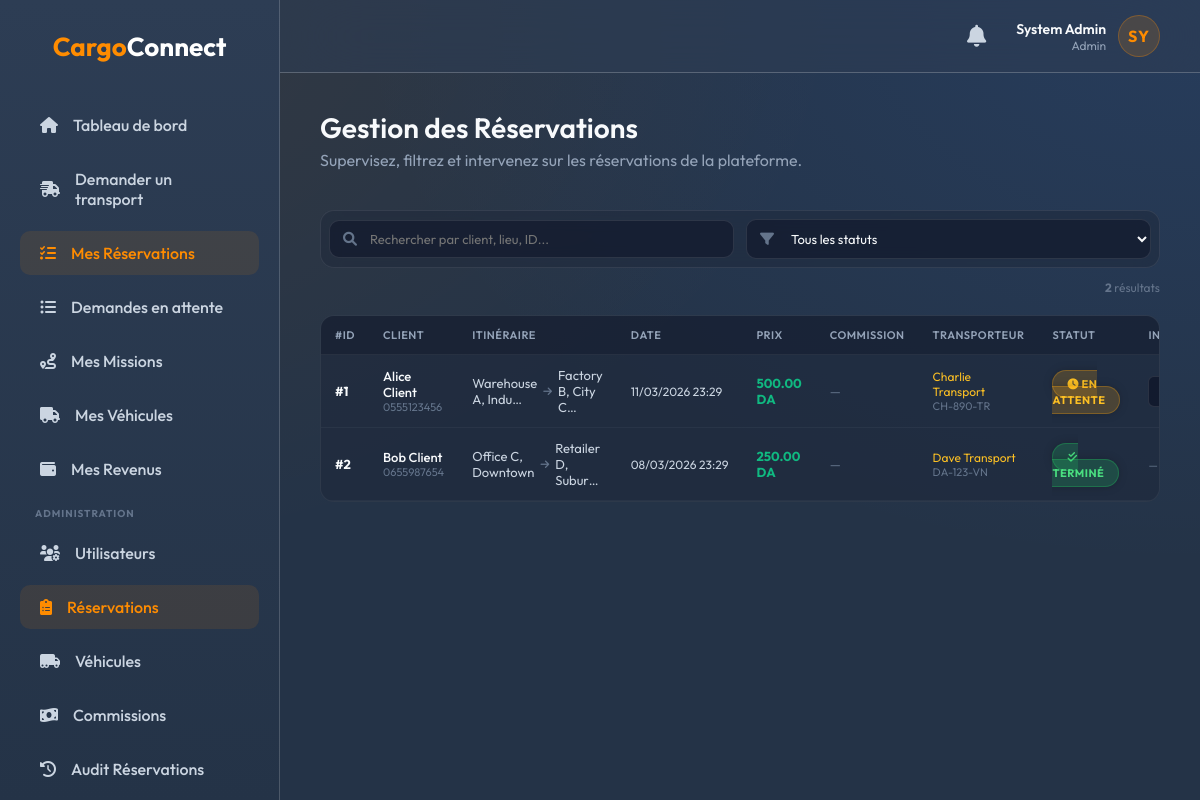
Screenshot of /admin/reservations.php (signed in) with the database file from the repository.
### tables this page shows
CREATE TABLE IF NOT EXISTS reservations (
    id INT UNSIGNED AUTO_INCREMENT PRIMARY KEY,
    client_id INT UNSIGNED NOT NULL,
    vehicle_id INT UNSIGNED DEFAULT NULL,
    pickup_location VARCHAR(255) NOT NULL,
    destination VARCHAR(255) NOT NULL,
    cargo_type VARCHAR(100) NOT NULL,
    volume DECIMAL(8,2) COMMENT 'Volume in cubic meters',
    weight DECIMAL(8,2) COMMENT 'Weight in kg',
    reservation_date DATETIME NOT NULL,
    price DECIMAL(10,2) NULL,
    price_type ENUM('fixed', 'negotiable') DEFAULT 'fixed',
    transporter_proposed_price DECIMAL(10,2) NULL,
    platform_commission DECIMAL(10,2) DEFAULT 0,
    is_commission_paid TINYINT(1) DEFAULT 0,
    status ENUM('pending', 'negotiation', 'accepted', 'in_progress', 'completed', 'cancelled') NOT NULL DEFAULT 'pending',
    created_at TIMESTAMP DEFAULT CURRENT_TIMESTAMP,
    FOREIGN KEY (client_id) REFERENCES users(id) ON DELETE CASCADE,
    FOREIGN KEY (vehicle_id) REFERENCES vehicles(id) ON DELETE SET NULL,
    INDEX idx_reservation_client (client_id),
    INDEX idx_reservation_vehicle (vehicle_id),
    INDEX idx_reservation_status (status),
    INDEX idx_reservation_date (reservation_date),
    INDEX idx_reservation_status_date (status, reservation_date)
);

CREATE TABLE IF NOT EXISTS users (
    id INT UNSIGNED AUTO_INCREMENT PRIMARY KEY,
    name VARCHAR(100) NOT NULL,
    email VARCHAR(150) NOT NULL UNIQUE,
    password_hash VARCHAR(255) NOT NULL,
    phone VARCHAR(20) UNIQUE,
    role ENUM('client', 'transporter', 'admin') NOT NULL DEFAULT 'client',
    status ENUM('active', 'suspended', 'pending') NOT NULL DEFAULT 'active',
    id_card_url VARCHAR(255) NULL,
    id_is_verified TINYINT(1) DEFAULT 0,
    region VARCHAR(255) NULL DEFAULT 'Algérie',
    contract_signed TINYINT(1) DEFAULT 0,
    contract_signed_at DATETIME NULL,
    has_accepted_contract TINYINT(1) DEFAULT 0,
    created_at TIMESTAMP DEFAULT CURRENT_TIMESTAMP,
    updated_at TIMESTAMP DEFAULT CURRENT_TIMESTAMP ON UPDATE CURRENT_TIMESTAMP,
    last_login DATETIME NULL,
    remember_token VARCHAR(255) NULL,
    INDEX idx_user_email (email),
    INDEX idx_user_role (role)
);

CREATE TABLE IF NOT EXISTS vehicles (
    id INT UNSIGNED AUTO_INCREMENT PRIMARY KEY,
    owner_id INT UNSIGNED NOT NULL,
    vehicle_type VARCHAR(50) NOT NULL,
    capacity DECIMAL(8,2) NOT NULL COMMENT 'Capacity in cubic meters/tons',
    plate_number VARCHAR(20) NOT NULL UNIQUE,
    status ENUM('active', 'inactive') NOT NULL DEFAULT 'active',
    is_activation_requested TINYINT(1) DEFAULT 0, 
    deactivated_by_admin TINYINT(1) DEFAULT 0,
    created_at TIMESTAMP DEFAULT CURRENT_TIMESTAMP,
    updated_at TIMESTAMP DEFAULT CURRENT_TIMESTAMP ON UPDATE CURRENT_TIMESTAMP,
    FOREIGN KEY (owner_id) REFERENCES users(id) ON DELETE CASCADE,
    INDEX idx_vehicle_owner (owner_id)
);

### functions/admin/reservations.php (called while the page is built, shortened)
<?php
function getAllReservations($pdo, $filters = []) {
    $where = [];
    $params = [];
    $sql = "SELECT r.*, c.name as client_name, c.phone as client_phone,
            t.name as transporter_name, t.phone as transporter_phone,
            v.vehicle_type, v.plate_number
            FROM reservations r
            JOIN users c ON r.client_id = c.id
            LEFT JOIN vehicles v ON r.vehicle_id = v.id
            LEFT JOIN users t ON v.owner_id = t.id";
    $sql .= " ORDER BY r.created_at DESC";
    $stmt = $pdo->prepare($sql);
    $stmt->execute($params);
    return $stmt->fetchAll(PDO::FETCH_ASSOC);
}

### functions/admin/utils.php (called while the page is built)
<?php
function translateStatus($status) {
    $translations = [
        'active'      => 'Actif',
        'pending'     => 'En attente',
        'suspended'   => 'Suspendu',
        'cancelled'   => 'Annulé',
        'rejected'    => 'Refusé',
        'accepted'    => 'Accepté',
        'in_progress' => 'En cours',
        'completed'   => 'Terminé',
        'negotiation' => 'En négociation',
        'unread'      => 'Non lu',
        'read'        => 'Lu',
        'verified'    => 'Vérifié',
        'unverified'  => 'Non vérifié'
    ];
    return $translations[strtolower($status)] ?? ucfirst($status);
}
function getStatusBadgeClass($status) {
    return match(strtolower($status)) {
        'active', 'completed', 'verified', 'accepted' => 'status-completed',
        'pending', 'negotiation', 'unread' => 'status-pending',
        'suspended', 'cancelled', 'rejected', 'unverified' => 'status-cancelled',
        'in_progress' => 'status-in_progress',
        default => ''
    };
}

### admin/reservations.php (the view, shortened to what this page needs)
<?php
$db = new Database();
$pdo = $db->getConnection();
$filters = [
    'status' => $_GET['status'] ?? '',
    'search' => $_GET['search'] ?? '',
];
$reservations = getAllReservations($pdo, $filters);
function getStatusBadgeAdmin($status) {
    return [
        'class' => getStatusBadgeClass($status),
        'label' => translateStatus($status),
        'icon' => match($status) {
            'pending' => 'fa-clock',
            'negotiation' => 'fa-handshake',
            'accepted' => 'fa-check',
            'in_progress' => 'fa-truck',
            'completed' => 'fa-check-double',
            'cancelled' => 'fa-ban',
            'rejected' => 'fa-times',
            default => 'fa-question',
        }
    ];
}
?>
<!DOCTYPE html>
<html lang="fr">
<head>
    <link href="https://cdnjs.cloudflare.com/ajax/libs/font-awesome/6.0.0/css/all.min.css" rel="stylesheet">
    <link rel="stylesheet" href="<?php echo CSS_URL; ?>style.css">
    <link rel="stylesheet" href="<?php echo CSS_URL; ?>dashboard.css">
</head>
<body>
<div class="dashboard-layout">
    <?php include INC_PATH . 'sidebar.php'; ?>
    <main class="main-content">
        <?php include INC_PATH . 'topbar.php'; ?>
        <div class="page-header">
            <div>
                <h1>Gestion des Réservations</h1>
                <p style="color: #94a3b8; margin-top: 5px;">Supervisez, filtrez et intervenez sur les réservations de la plateforme.</p>
            </div>
        </div>
        <div class="filter-wrapper">
            <form method="GET" class="premium-filter" id="filterForm">
                <div class="filter-group">
                    <div class="filter-input-wrap">
                        <i class="fas fa-search"></i>
                        <input type="text" name="search" placeholder="Rechercher par client, lieu, ID..." value="<?php echo htmlspecialchars($filters['search']); ?>" onchange="this.form.submit()">
                    </div>
                    <div class="filter-select-wrap">
                        <i class="fas fa-filter"></i>
                        <select name="status" onchange="this.form.submit()">
                            <option value="">Tous les statuts</option>
                        </select>
                    </div>
                </div>
                <div class="filter-tags">
                    <span class="filter-count"><strong><?php echo count($reservations); ?></strong> résultats</span>
                </div>
            </form>
        </div>
        <div class="table-container">
            <table class="res-table">
                <thead>
                    <tr>
                        <th>#ID</th>
                        <th>Client</th>
                        <th>Itinéraire</th>
                        <th>Date</th>
                        <th>Prix</th>
                        <th>Commission</th>
                        <th>Transporteur</th>
                        <th>Statut</th>
                        <th>Intervention</th>
                    </tr>
                </thead>
                <tbody>
                    <?php if (empty($reservations)): ?>
                        <tr><td colspan="9" style="text-align:center; padding:40px; color:#64748b;">Aucune réservation trouvée.</td></tr>
                    <?php else: ?>
                        <?php foreach ($reservations as $res):
                            $badge = getStatusBadgeAdmin($res['status']);
                        ?>
                        <tr>
                            <td><strong style="color:#f8fafc;">#<?php echo $res['id']; ?></strong></td>
                            <td>
                                <div style="font-weight:500; color:#f8fafc;"><?php echo htmlspecialchars($res['client_name']); ?></div>
                                <div style="font-size:11px; color:#64748b;"><?php echo htmlspecialchars($res['client_phone']); ?></div>
                            </td>
                            <td>
                                <div class="route-cell">
                                    <span><?php echo htmlspecialchars(mb_strimwidth($res['pickup_location'], 0, 18, '…')); ?></span>
                                    <i class="fas fa-arrow-right"></i>
                                    <span><?php echo htmlspecialchars(mb_strimwidth($res['destination'], 0, 18, '…')); ?></span>
                                </div>
                            </td>
                            <td style="font-size:12px; white-space:nowrap;"><?php echo date('d/m/Y H:i', strtotime($res['reservation_date'])); ?></td>
                            <td>
                                <?php if ($res['price'] > 0): ?>
                                    <strong style="color:#10b981;"><?php echo number_format($res['price'], 2); ?> DA</strong>
                                <?php else: ?>
                                    <span style="color:#64748b; font-style:italic;">—</span>
                                <?php endif; ?>
                            </td>
                            <td>
                                <?php if ($res['status'] === 'completed' && $res['platform_commission'] > 0): ?>
                                    <div style="font-size:12px; color:#ef4444; font-weight:600;"><?php echo number_format($res['platform_commission'], 2); ?> DA</div>
                                    <span class="commission-tag <?php echo $res['is_commission_paid'] ? 'commission-paid' : 'commission-unpaid'; ?>">
                                        <?php echo $res['is_commission_paid'] ? 'Payé' : 'Impayé'; ?>
                                    </span>
                                <?php else: ?>
                                    <span style="color:#64748b;">—</span>
                                <?php endif; ?>
                            </td>
                            <td>
                                <?php if ($res['transporter_name']): ?>
                                    <div style="font-size:12px; color:#fbbf24;"><?php echo htmlspecialchars($res['transporter_name']); ?></div>
                                    <div style="font-size:11px; color:#64748b;"><?php echo htmlspecialchars($res['plate_number'] ?? ''); ?></div>
                                <?php else: ?>
                                    <span style="color:#64748b; font-size:12px;">Non assigné</span>
                                <?php endif; ?>
                            </td>
                            <td>
                                <span class="status-badge <?php echo $badge['class']; ?>" style="font-size:11px;">
                                    <i class="fas <?php echo $badge['icon']; ?>"></i> <?php echo $badge['label']; ?>
                                </span>
                            </td>
                            <td>
                                <?php if (!in_array($res['status'], ['completed', 'cancelled', 'rejected'])): ?>
                                <form method="POST" class="status-form" onsubmit="return confirm('Confirmer le changement de statut pour #<?php echo $res['id']; ?> ?');">
                                    <select name="status">
                                        <option value="pending" <?php echo $res['status']==='pending'?'selected':''; ?>><?php echo translateStatus('pending'); ?></option>
                                    </select>
                                </form>
                                <?php else: ?>
                                    <span style="font-size:11px; color:#64748b;">—</span>
                                <?php endif; ?>
                            </td>
                        </tr>
                        <?php endforeach; ?>
                    <?php endif; ?>
                </tbody>
            </table>
        </div>
    </main>
</div>
</body>
</html>

### public/css/style.css (style rules this page uses)
:root { --primary: #ff8c00; --primary-hover: #ff6b00; --bg-dark: #243347; --bg-card: #2d3d54; --text-main: #f1f5f9; --text-muted: #94a3b8; --glass-bg: rgba(45, 61, 84, 0.7); --glass-border: rgba(255, 255, 255, 0.18); --glass-shadow: 0 15px 35px rgba(0, 0, 0, 0.15); }
* { margin: 0; padding: 0; box-sizing: border-box; font-family: 'Outfit', sans-serif; }
body { min-height: 100vh; background: var(--bg-dark); display: flex; flex-direction: column; color: var(--text-main); position: relative; overflow-x: hidden; }

### public/css/dashboard.css (style rules this page uses)
body { background: #243347; background-image: radial-gradient(at 0% 0%, rgba(255, 140, 0, 0.08) 0px, transparent 50%), radial-gradient(at 100% 0%, rgba(59, 130, 246, 0.12) 0px, transparent 50%); background-attachment: fixed; min-height: 100vh; color: #f1f5f9; font-family: 'Outfit', 'Inter', sans-serif; }
.dashboard-layout { display: flex; min-height: 100vh; }
.main-content { flex: 1; padding: 110px 40px 40px 40px; margin-left: 280px; width: calc(100% - 280px); overflow-y: auto; position: relative; z-index: 10; }
.page-header { display: flex; justify-content: space-between; align-items: center; margin-bottom: 40px; }
.page-header h1 { font-size: 28px; font-weight: 600; }
.status-badge { padding: 6px 12px; border-radius: 20px; font-size: 12px; font-weight: 600; text-transform: uppercase; }
.status-pending { background: #fef3c7; color: #d97706; }
.status-completed { background: #dcfce7; color: #16a34a; }
h1, h2, h3, h4, .stat-details .num { color: #f8fafc; }
.page-header p { color: #94a3b8 !important; }
.status-badge { padding: 6px 14px; border-radius: 20px; font-size: 12px; font-weight: 700; letter-spacing: 0.5px; text-transform: uppercase; box-shadow: 0 0 10px rgba(0,0,0,0.2); }
.status-pending { background: rgba(245, 158, 11, 0.2); color: #fbbf24; border: 1px solid rgba(245, 158, 11, 0.3); }
.status-completed { background: rgba(34, 197, 94, 0.2); color: #4ade80; border: 1px solid rgba(34, 197, 94, 0.3); }

### admin/reservations.php (style rules this page uses)
.res-table { width: 100%; border-collapse: collapse; }
.res-table thead th { padding: 12px 14px; text-align: left; font-size: 11px; text-transform: uppercase; color: #94a3b8; letter-spacing: 0.5px; font-weight: 600; border-bottom: 1px solid rgba(255,255,255,0.06); background: rgba(15,23,42,0.4); }
.res-table tbody td { padding: 12px 14px; border-bottom: 1px solid rgba(255,255,255,0.04); font-size: 13px; color: #cbd5e1; vertical-align: middle; }
.res-table tbody tr { transition: background 0.2s; }
.route-cell { display: flex; align-items: center; gap: 6px; }
.route-cell i { color: #64748b; font-size: 10px; }
.table-container { background: rgba(30,41,59,0.6); border: 1px solid rgba(255,255,255,0.06); border-radius: 14px; overflow: hidden; margin-top: 16px; }
.status-form { display: flex; gap: 6px; align-items: center; }
.status-form select { background: rgba(15,23,42,0.8); border: 1px solid rgba(255,255,255,0.1); color: #fff; padding: 6px 10px; border-radius: 6px; font-size: 12px; outline: none; }
.filter-wrapper { margin-top: 25px; margin-bottom: 20px; }
.premium-filter { display: flex; flex-direction: column; gap: 12px; }
.filter-group { display: flex; align-items: center; gap: 12px; background: rgba(30, 41, 59, 0.5); border: 1px solid rgba(255,255,255,0.08); padding: 8px; border-radius: 14px; backdrop-filter: blur(10px); }
.filter-input-wrap, .filter-select-wrap { position: relative; flex: 1; display: flex; align-items: center; }
.filter-input-wrap i, .filter-select-wrap i { position: absolute; left: 14px; color: #64748b; font-size: 14px; pointer-events: none; }
.filter-input-wrap input, .filter-select-wrap select { width: 100%; background: rgba(15, 23, 42, 0.6); border: 1px solid rgba(255,255,255,0.1); border-radius: 10px; padding: 10px 14px 10px 40px; color: #f8fafc; font-size: 13px; transition: all 0.2s; outline: none; }
.filter-tags { display: flex; align-items: center; gap: 8px; flex-wrap: wrap; margin-left: 5px; }
.filter-count { font-size: 12px; color: #64748b; margin-left: auto; }

### rows the page displays
reservations: id "1", client.name "Alice Client", client.phone "0555123456", pickup_location "Warehouse A, Indu…", destination "Factory B, City C…", reservation_date "11/03/2026 23:29", price "500.00", users.name "Charlie Transport", vehicle.plate_number "CH-890-TR", status "EN ATTENTE", status "En attente"
reservations: id "2", client.name "Bob Client", client.phone "0655987654", pickup_location "Office C, Downtown", destination "Retailer D, Subur…", reservation_date "08/03/2026 23:29", price "250.00", users.name "Dave Transport", vehicle.plate_number "DA-123-VN", status "TERMINÉ"

### other values shown
$userName "System Admin"
$userRole "Admin"
$userInitials "SY"
count($reservations) "2"
